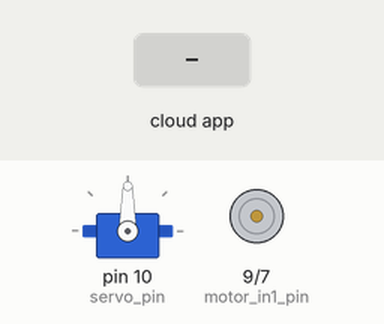
The sketch below on a simulated Arduino Uno, built with avr-gcc and run on an emulated ATmega328P. Shown: servo, motor-driver pin pairs drawn as motors (green arrow = first pin HIGH = forward, orange = second pin HIGH = backward, longer = more drive, scaled by the enable pin). Inputs (shaded band) come from the test bench. The ROS host is connected and sends only what is stated.

Above: at 1.3 s.
1.4 s: the phone or cloud app sets linear.x to -100
At 2.6 s:
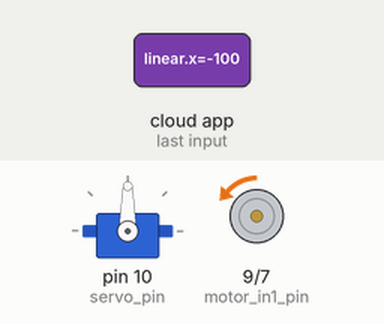
2.9 s: the phone or cloud app sets angular.z to 100
At 3.8 s:
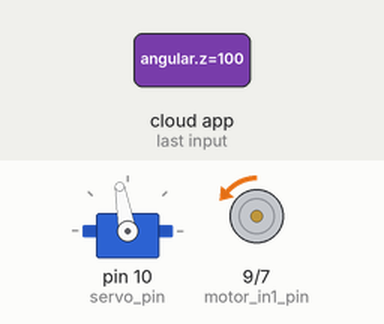
4.4 s: the phone or cloud app sets linear.x to 0
At 4.9 s:
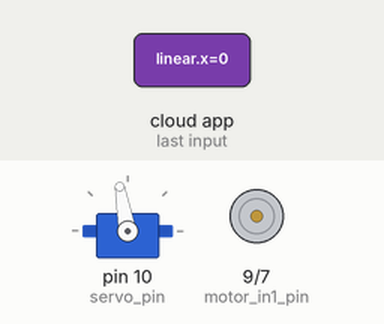
5.9 s: the phone or cloud app sets angular.z to -100
At 7.1 s:
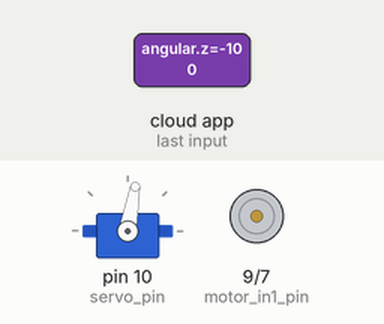
7.4 s: the phone or cloud app sets linear.x to 100
At 8.4 s:
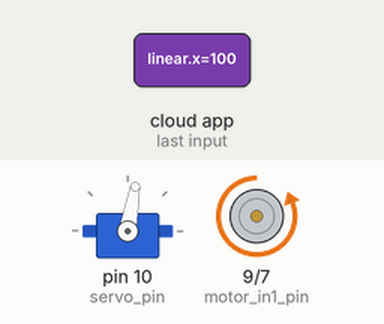
8.9 s: the phone or cloud app sets angular.z to 100
At 9.6 s:
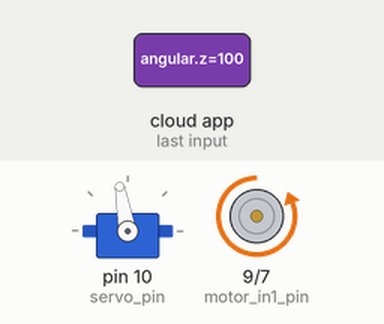
Timing chart, 0 to 11.4 s (numbered marks = the images above; inputs shaded):
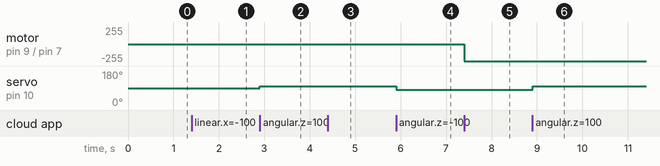

The sketch:

serial_node.ino
```cpp
/*
 * Rosserial serial_node to subscribe to cmd_vel and generate PWM signals for
 * the motor speed controller
 * Also publishes the PWM values to the chatter topic
 * Also turns the robot by moving the servo
 */

#include <Servo.h>
#include <ros.h>
#include <std_msgs/String.h>
#include <geometry_msgs/Twist.h>

const int max_pwm = 255;
const int motor_pwm_pin = 6;
const int motor_in1_pin = 9;
const int motor_in2_pin = 7;

Servo servo;
int servo_pin = 10;
int servo_angle_pos = 90;

ros::NodeHandle nh;

std_msgs::String str_msg;
ros::Publisher chatter("ard_logout", &str_msg);

void cmd_messageCb(const geometry_msgs::Twist& cmd_msg) {
  // Callback to handle the cmd_vel message
  // Generate the PWM values for one motor and write them to the motor for speed
  // control Create pwm, in1, in2 variables for the motor speed controller

  // Makes the motor drive in only forward direction with a PWM value of 0-255
  int pwm = cmd_msg.linear.x * max_pwm;
  int in1 = LOW;
  int in2 = HIGH;

  // Write the values to the motor
  analogWrite(motor_pwm_pin, pwm);
  digitalWrite(motor_in1_pin, in1);
  digitalWrite(motor_in2_pin, in2);

  // Turn the robot by moving the servo
  // Servo's neutral position is 90 degrees, max left is 0 degrees, max right is
  // 180 degrees
  // Move servo to left or right according to the
  // angular velocity 0.1 rad/s = 10 degrees

  if (cmd_msg.angular.z > 0) {
    servo_angle_pos = 90 + (cmd_msg.angular.z * 10);
  } else if (cmd_msg.angular.z < 0) {
    servo_angle_pos = 90 + (cmd_msg.angular.z * 10);
  } else {
    servo_angle_pos = 90;
  }

  // Write the servo angle position
  servo.write(servo_angle_pos);

  // Publish the PWM and Servo Angle values to the chatter topic
  std_msgs::String str_msg;
  char buf[50];
  sprintf(buf, "PWM: %d, Servo Angle: %d", pwm, servo_angle_pos);
  str_msg.data = buf;
  chatter.publish(&str_msg);
}

ros::Subscriber<geometry_msgs::Twist> sub("cmd_vel", cmd_messageCb);


void setup() {
  // Setup the motor pins
  pinMode(motor_pwm_pin, OUTPUT);
  pinMode(motor_in1_pin, OUTPUT);
  pinMode(motor_in2_pin, OUTPUT);
  digitalWrite(motor_in1_pin, LOW);
  digitalWrite(motor_in2_pin, LOW);
  // Setup the servo
  servo.attach(servo_pin);
  servo.write(servo_angle_pos);
  delay(100);
  // Setup the ROS node
  nh.initNode();
  nh.advertise(chatter);
  nh.subscribe(sub);
}

void loop() {
  nh.spinOnce();
  delay(1);
}
```

Measured:
- after the input at 1.4 s, motor on pin 9 (motor_in1_pin) / pin 7 (motor_in2_pin): stopped → backward 1/255 at once
- after the input at 2.9 s, servo on pin 10 (servo_pin): 90° → 100° at once
- after the input at 4.4 s, motor on pin 9 (motor_in1_pin) / pin 7 (motor_in2_pin): backward 1/255 → stopped at once
- after the input at 5.9 s, servo on pin 10 (servo_pin): 100° → 80° at once
- after the input at 7.4 s, motor on pin 9 (motor_in1_pin) / pin 7 (motor_in2_pin): stopped → backward 255/255 at once
- after the input at 8.9 s, servo on pin 10 (servo_pin): 80° → 100° at once
